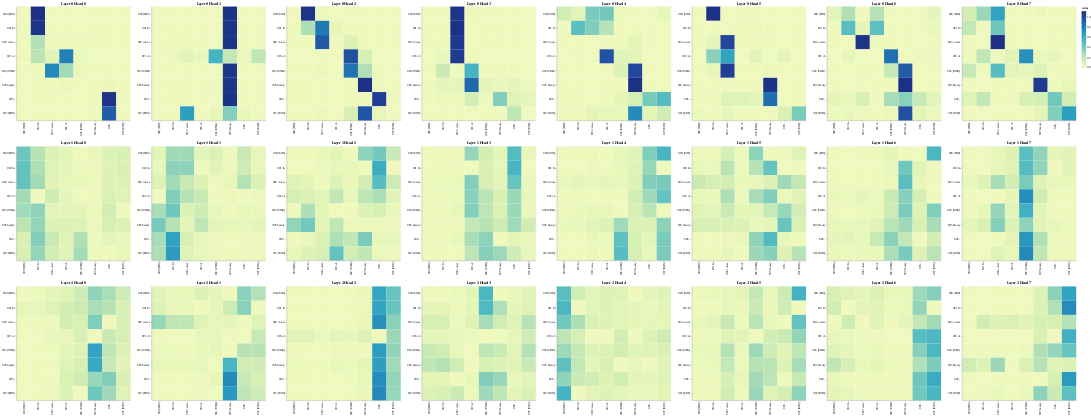

Write notebook code for a chart like this one.
### Code cell
layers = [0, 1, 2]
heads = [0, 1, 2, 3, 4, 5, 6, 7]

# Encoder Self-Attention
get_all_attention_maps('encoder', layers, heads, encoder_input_tokens, encoder_input_tokens, min(20, sentence_len))
